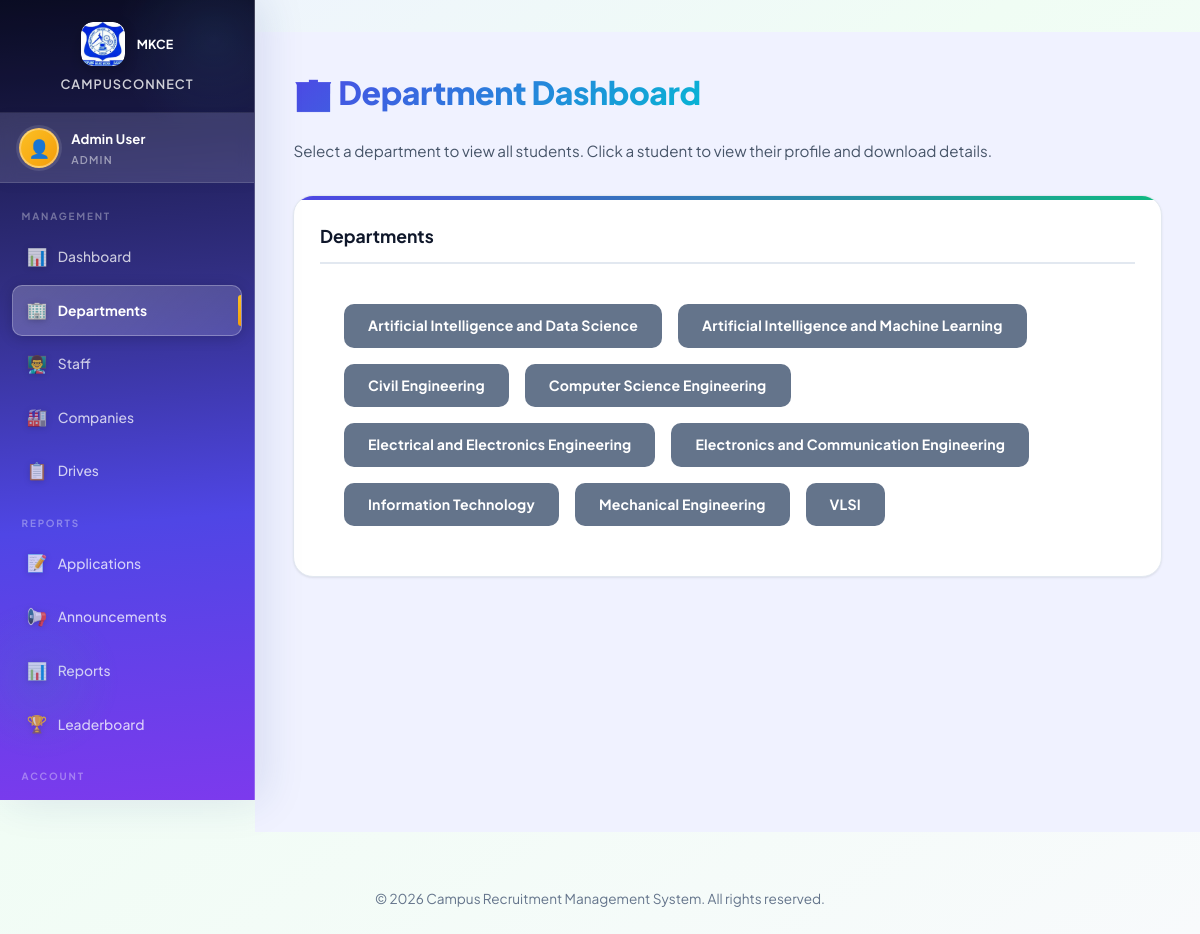
/student/departments.php (signed in), run on the app's committed database.
### tables this page shows
CREATE TABLE `departments` (
  `dept_id` int(11) NOT NULL,
  `dept_name` varchar(100) NOT NULL
);

### student/departments.php (the view, shortened to what this page needs)
<?php
require_once '../config/db.php';
$dept_id = $_GET['dept'] ?? null;
$departments = $conn->query("SELECT * FROM departments ORDER BY dept_name")->fetchAll();
include '../includes/header.php';
?>
<div class="container">
    <div class="page-header">
        <h2>🏢 Department Dashboard</h2>
        <p>Select a department to view all students. Click a student to view their profile and download details.</p>
    </div>
    <div class="card">
        <div class="card-header">Departments</div>
        <div class="d-flex gap-2 flex-wrap" style="padding:1.5rem;">
            <?php foreach ($departments as $d): ?>
                <a href="departments.php?dept=<?= $d['dept_id'] ?>" class="btn <?= ($dept_id == $d['dept_id']) ? 'btn-primary' : 'btn-secondary' ?>"><?= htmlspecialchars($d['dept_name']) ?></a>
            <?php endforeach; ?>
        </div>
    </div>
</div>
<?php include '../includes/footer.php'; ?>

### css/style.css (style rules this page uses)
:root { --student-primary: #3b82f6; --student-secondary: #06b6d4; --student-accent: #10b981; --student-light-bg: #ecf2ff; --staff-primary: #8b5cf6; --staff-secondary: #6d28d9; --staff-accent: #14b8a6; --staff-light-bg: #f3e8ff; --admin-primary: #ef4444; --admin-secondary: #dc2626; --admin-accent: #f97316; --admin-light-bg: #fee2e2; --home-primary: #4f46e5; --home-secondary: #7c3aed; --home-accent: #06d6a0; --bg-primary: #ffffff; --bg-secondary: #f8fafc; --bg-tertiary: #f1f5f9; --text-primary: #1e293b; --text-secondary: #64748b; --text-tertiary: #94a3b8; --card-bg: #ffffff; --border-color: #e2e8f0; --dark-bg-primary: #0f172a; --dark-bg-secondary: #1e293b; --dark-bg-tertiary: #334155; --dark-text-primary: #f1f5f9; --dark-text-secondary: #cbd5e1; --dark-text-tertiary: #94a3b8; --dark-card-bg: #1e293b; --dark-border-color: #334155; --success: #10b981; --danger: #ef4444; --warning: #f59e0b; --info: #3b82f6; --light: #f8fafc; --dark: #1e293b; --gray: #64748b; --gray-200: #e2e8f0; --gray-300: #cbd5e1; --border: #e2e8f0; --shadow: 0 10px 30px rgba(0,0,0,0.1); --shadow-sm: 0 2px 8px rgba(0,0,0,0.06); --radius: 12px; --radius-lg: 16px; }
* { margin: 0; padding: 0; box-sizing: border-box; }
html { scroll-behavior: smooth; }
body { background: var(--bg-secondary, #f8fafc); color: var(--text-primary, #1e293b); transition: background 0.3s ease, color 0.3s ease; }
body { font-family: 'Inter', 'Poppins', -apple-system, BlinkMacSystemFont, 'Segoe UI', sans-serif; background: var(--bg-secondary); color: var(--text-primary); min-height: 100vh; line-height: 1.6; transition: background 0.3s ease, color 0.3s ease; }
:root[data-theme="light"] body { background: linear-gradient(135deg, #f8fafc 0%, #f1f5f9 100%); }
.container { max-width: 1200px; margin: 2rem auto; padding: 0 1.5rem; }
.card { background: var(--card-bg); color: var(--text-primary); border-radius: var(--radius); box-shadow: var(--shadow); padding: 1.5rem; margin-bottom: 1.5rem; border: 1px solid var(--border-color); transition: all 0.3s ease; }
.card-header { font-size: 1.25rem; font-weight: 600; margin-bottom: 1rem; padding-bottom: 0.75rem; border-bottom: 2px solid var(--border-color); display: flex; justify-content: space-between; align-items: center; color: var(--text-primary); }
.btn { display: inline-block; padding: 0.55rem 1.25rem; font-size: 0.9rem; font-weight: 600; border: none; border-radius: var(--radius); cursor: pointer; text-decoration: none; text-align: center; transition: all 0.2s; line-height: 1.5; }
.btn-secondary { background: var(--gray); color: #fff; }
.d-flex { display: flex; }
.gap-2 { gap: 1rem; }
.flex-wrap { flex-wrap: wrap; }
.page-header { display: flex; justify-content: space-between; align-items: center; margin-bottom: 1.5rem; flex-wrap: wrap; gap: 1rem; }
.page-header h2 { font-size: 1.5rem; color: var(--dark); }
.card { animation: slideUp 0.5s ease-out; }
.btn { position: relative; overflow: hidden; transition: all 0.3s ease; }
.btn::before { content: ''; position: absolute; top: 0; left: -100%; width: 100%; height: 100%; background: rgba(255, 255, 255, 0.2); transition: left 0.3s ease; z-index: 0; }
.card { position: relative; border: 1px solid rgba(59, 130, 246, 0.1); transition: all 0.3s ease; }
.admin-module { --admin-primary: #6366f1; --admin-secondary: #818cf8; --admin-accent: #a78bfa; --admin-bg: #eef2ff; --admin-card-color: rgba(99, 102, 241, 0.1); --admin-border-color: rgba(99, 102, 241, 0.25); --admin-hover-color: rgba(99, 102, 241, 0.16); }
.admin-module .card { border-color: var(--admin-card-color); }
a { transition: all 0.3s ease; }
body { animation: fadeIn 0.5s ease-out; }
.card:nth-child(2) { animation-delay: 0.2s; }

### css/sidebar-fix.css (style rules this page uses)
*, *::before, *::after { box-sizing: border-box; }
html, body { margin: 0; padding: 0; overflow-x: hidden; width: 100%; font-family: 'Poppins', 'Segoe UI', sans-serif; }
body { background: #f0f4ff !important; }

### data on the page
departments: dept_name "Artificial Intelligence and Data Science"
departments: dept_name "Artificial Intelligence and Machine Learning"
departments: dept_name "Civil Engineering"
departments: dept_name "Computer Science Engineering"
departments: dept_name "Electrical and Electronics Engineering"
departments: dept_name "Electronics and Communication Engineering"
departments: dept_name "Information Technology"
departments: dept_name "Mechanical Engineering"
departments: dept_name "VLSI"

### other printed values
$_SESSION['name'] "Admin User"
$_SESSION['role'] "ADMIN"
